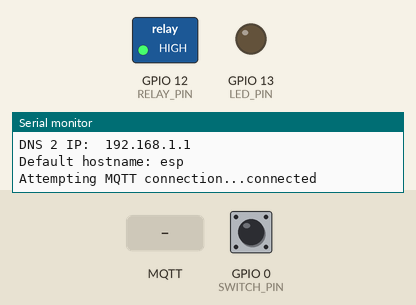
The sketch below on a simulated ESP8266 (NodeMCU). On the bench: switched loads named in the sketch (green lamp = pin HIGH), output pins drawn as LEDs (lit = HIGH), the last lines printed to the serial monitor. The test bench sets the inputs (shaded band); at power-on: GPIO 0 (SWITCH_PIN) HIGH. WiFi joins after 1.5 s; servers stay silent unless stated; EEPROM starts erased; no MQTT or app messages arrive unless stated.

Above: at 2.7 s.
2.8 s: GPIO 0 (SWITCH_PIN) pulled LOW for 0.15 s
At 3.7 s:
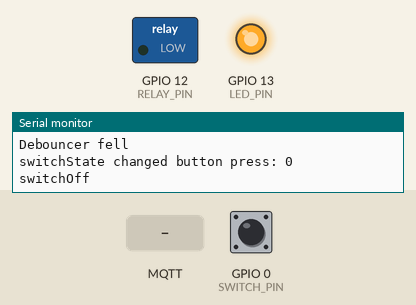
5.9 s: GPIO 0 (SWITCH_PIN) pulled LOW for 1 s
At 7.3 s:
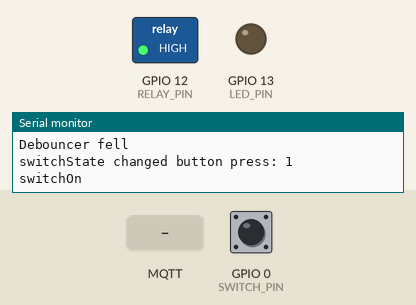
8.4 s: GPIO 0 (SWITCH_PIN) pulled LOW for 3.2 s
At 9.2 s:
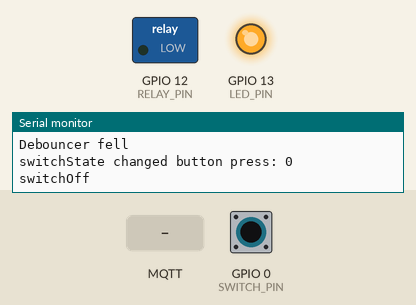
14.6 s: MQTT message "1" arrives on the first subscribed topic
At 15.7 s:
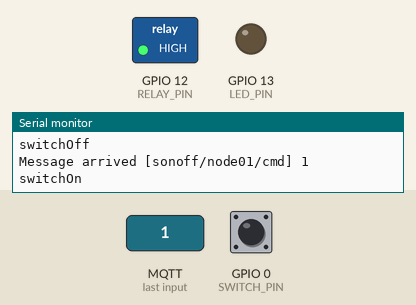
Timing chart, 0 to 17.1 s (numbered marks = the images above; inputs shaded):
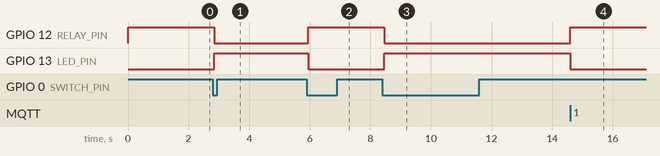

Measured:
- after the input at 2.8 s, GPIO 12 (RELAY_PIN): HIGH → LOW after 0.05 s; GPIO 13 (LED_PIN): LOW → HIGH after 0.05 s
- after the input at 5.9 s, GPIO 12 (RELAY_PIN): LOW → HIGH after 0.05 s; GPIO 13 (LED_PIN): HIGH → LOW after 0.05 s
- after the input at 8.4 s, GPIO 12 (RELAY_PIN): HIGH → LOW after 0.05 s; GPIO 13 (LED_PIN): LOW → HIGH after 0.05 s
- after the input at 14.6 s, GPIO 12 (RELAY_PIN): LOW → HIGH at once; GPIO 13 (LED_PIN): HIGH → LOW at once

The sketch:

sunoff-mqtt_esp8266.ino
```cpp
/*

  Sonoff switch MQTT

  Connects to MQTT server and accepts commands of 0 turn off, 1 turn on
  Updates off and on with button press and sends notice to server

  Mike Braden
  2018-feb-11

  v4

*/

#include <ESP8266WiFi.h>
#include <PubSubClient.h>
#include <Bounce2.h>
#include <EEPROM.h>

//==============================================================
// Network and MQTT settings
// Change these to match your wifi and mqtt server settings

const char* wifiSsid = "YOUR_WIFI_SSID";
const char* wifiPassword = "YOUR_WIFI_PASS";
const char* mqttServer = "192.168.0.X";  // if not using DNS, your Pi server
//const char* mqttServer = "YOUR_MQTT_PI_SERVER";  // if using DNS, your Pi server

const char* mqttUser = "sonusr1";
const char* mqttPassword = "xyz123abc";
const char* outTopic = "sonoff/node01/stat";
const char* inTopic = "sonoff/node01/cmd";

const int mqttPort = 1883;

#define CONNECT_MSG "sonoff01: Connected"
#define RELAY_PIN 12
#define LED_PIN 13
#define SWITCH_PIN 0

bool switchState = LOW;

long lastMsg = 0;
char msg[50];
int value = 0;

WiFiClient netClient;
PubSubClient mqttClient(netClient);
Bounce debouncer = Bounce();

// function protoypes
void callBack(char* topic, byte* payload, unsigned int length);
void setupWifi();
void reconnect();
void loop();
void extButton();
void switchOn();
void switchOff();


void setup() {
  pinMode(RELAY_PIN, OUTPUT);     // Set the relay pin as an output
  pinMode(SWITCH_PIN, INPUT);     // Set the button pin as an input
  pinMode(LED_PIN, OUTPUT);       // Set the led pin as an output

  Serial.begin(115200);

  //Serial.println("delay start");
  //delay(10000);                   // delay to allow catching start in serial monitor

  EEPROM.begin(512);              // Begin eeprom to store on/off state

  switchState = EEPROM.read(0);

  Serial.print("switchState from EEPROM: ");
  Serial.println(switchState);

  // update outputs directly, can't use swithon/off until mqtt is setup
  if (switchState == 0) {
    digitalWrite(LED_PIN, HIGH);  // Turn the LED off with high
    digitalWrite(RELAY_PIN, LOW);     // Turn the relay off (open) with low
  }
  else {
    digitalWrite(LED_PIN, LOW);   // Turn the LED on with low
    digitalWrite(RELAY_PIN, HIGH);    // Turn the relay on (closed) with high
  }

  debouncer.attach(SWITCH_PIN);   // Use the bounce2 library to debounce the built in button
  debouncer.interval(50);         // interval of 50 ms

  setupWifi();

  mqttClient.setServer(mqttServer, mqttPort);
  mqttClient.setCallback(callBack);

}

void setupWifi() {

  // Connect to network ssid
  Serial.println();
  Serial.print("Connecting to ");
  Serial.println(wifiSsid);

  WiFi.begin(wifiSsid, wifiPassword);

  while (WiFi.status() != WL_CONNECTED) {
    //delay(500);
    // use loop instead of delay to keep button active
    extButton();
    for (int i = 0; i < 500; i++) {
      extButton();
      delay(1);
    }
    Serial.print(".");
  }

  // once connected print status info - IP address, gateway, DNS, signal strength
  Serial.println("");
  Serial.println("WiFi connected");
  Serial.println("IP address: ");
  Serial.println(WiFi.localIP());

  Serial.printf("Subnet mask: %s\n", WiFi.subnetMask().toString().c_str());
  Serial.printf("Gataway IP: %s\n", WiFi.gatewayIP().toString().c_str());

  // print the received signal strength:
  long rssi = WiFi.RSSI();
  Serial.print("RSSI:");
  Serial.println(rssi);

  Serial.printf("DNS 1 IP:  %s\n", WiFi.dnsIP(0).toString().c_str());
  Serial.printf("DNS 2 IP:  %s\n", WiFi.dnsIP(1).toString().c_str());

  Serial.printf("Default hostname: %s\n", WiFi.hostname().c_str());
}

void callBack(char* topic, byte* payload, unsigned int length) {
  Serial.print("Message arrived [");
  Serial.print(topic);
  Serial.print("] ");
  for (int i = 0; i < length; i++) {
    Serial.print((char)payload[i]);
  }
  Serial.println();

  // Switch the LED and relay if first character recieved is 0 or 1
  if ((char)payload[0] == '0') {
    mqttClient.publish(outTopic, "Switch command received");
    switchOff();
  } else if ((char)payload[0] == '1') {
    mqttClient.publish(outTopic, "Switch command received");
    switchOn();
  }

}

void reconnect() {
  // Loop until we're reconnected
  while (!mqttClient.connected()) {
    Serial.print("Attempting MQTT connection...");
    // Attempt to connect
    if (mqttClient.connect("ESP8266Client", mqttUser, mqttPassword)) {
      Serial.println("connected");
      // Once connected, publish the connect message and the current switch state
      mqttClient.publish(outTopic, CONNECT_MSG);
      if (switchState == 0)
        mqttClient.publish(outTopic, "0");
      else if (switchState == 1)
        mqttClient.publish(outTopic, "1");
      // subscribe to topic
      mqttClient.subscribe(inTopic);
    } else {
      Serial.print("failed, rc=");
      Serial.print(mqttClient.state());
      Serial.println(" try again in 5 seconds");
      // Wait 5 seconds before retrying
      // using a loop to update the button status
      for (int i = 0; i < 5000; i++) {
        extButton();
        delay(1);
      }
    }
  }
}

void loop() {

  if (!mqttClient.connected()) {
    reconnect();
  }

  // upadate the mqtt client
  mqttClient.loop();

  // update the button
  extButton();

}

void extButton() {
  debouncer.update();

  // Call code if Bounce fell (transition from HIGH to LOW) :
  if ( debouncer.fell() ) {
    Serial.println("Debouncer fell");
    // Toggle relay state :
    switchState = !switchState;

    Serial.print("switchState changed button press: ");
    Serial.println(switchState);

    // send notice of button press
    mqttClient.publish(outTopic, "Button pressed");

    if (switchState == 0) {
      switchOff();
    }
    else if (switchState == 1) {
      switchOn();
    }
  }
}

void switchOn() {
  // set the led, relay and save the setting to eeprom
  // state is switch state 0=low=off, 1=high=on
  Serial.println("switchOn");
  digitalWrite(LED_PIN, LOW);   // Turn the LED on with low
  digitalWrite(RELAY_PIN, HIGH);  // Turn the relay on (closed) with high
  switchState = HIGH;   // state is switch state 0=low=off, 1=high=on
  EEPROM.write(0, switchState);    // Write state to EEPROM addr 0
  EEPROM.commit();
  mqttClient.publish(outTopic, "1");  // publish the change to the mqtt topic
}

void switchOff() {
  // set the led, relay and save the setting to eeprom
  // state is switch state 0=low=off, 1=high=on
  Serial.println("switchOff");
  digitalWrite(LED_PIN, HIGH);   // Turn the LED off with high
  digitalWrite(RELAY_PIN, LOW);  // Turn the relay off (open) with low
  switchState = LOW;   // state is switch state 0=low=off, 1=high=on
  EEPROM.write(0, switchState);    // Write state to EEPROM addr 0
  EEPROM.commit();
  mqttClient.publish(outTopic, "0");  // publish the change to the mqtt topic
}
```
